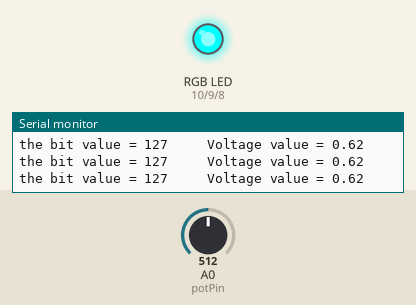
This sketch was run on a simulated Arduino Uno, built with avr-gcc and run on an emulated ATmega328P. Parts: an RGB LED mixed from three pins (HIGH = lit), the last lines printed to the serial monitor. Inputs (shaded band) come from the test bench; at power-on: A0 (potPin) = 512.

Above: at 1.2 s.
1.3 s: A0 (potPin) set to 418
At 2.2 s:
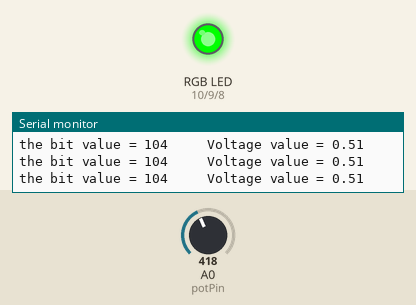
2.8 s: A0 (potPin) set to 383
5.8 s: A0 (potPin) set to 716
At 6.5 s:
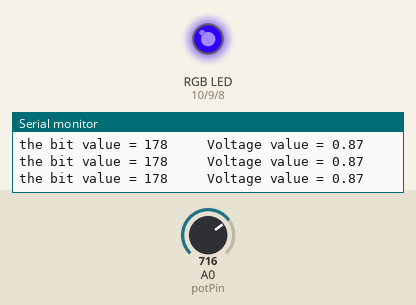
7.3 s: A0 (potPin) set to 306
At 8.2 s:
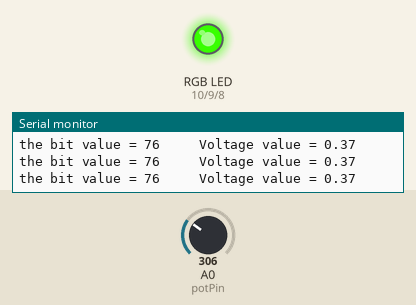
8.8 s: A0 (potPin) set to 44
At 9.2 s:
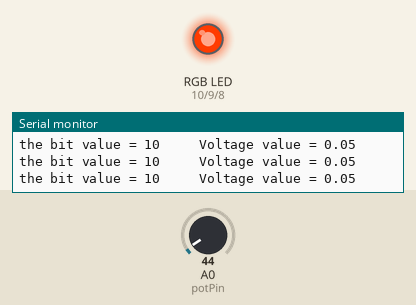
10.3 s: A0 (potPin) set to 36
At 11.5 s:
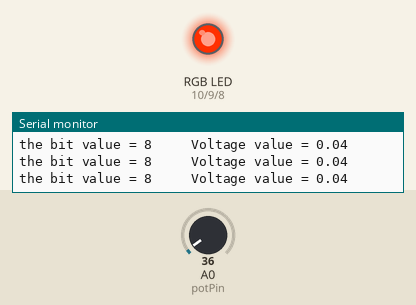
Timing chart, 0 to 12.8 s (numbered marks = the images above; inputs shaded):
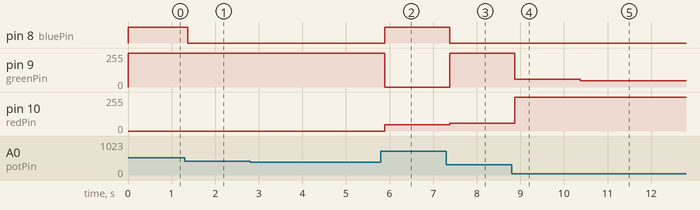

The sketch:

sketch_oct02c.ino
```cpp
/* color range of rgb freom white to black
uses analog input and output*/

// Pins of the RGB LED, constants won't change. They're used here to set pin numbers:
const int redPin = 10;
const int greenPin = 9;
const int bluePin = 8;

// Analog input from the potentiometer
const int potPin = A0;

// Values for each pin of the RGB LED.
int currentColorValueRed;
int currentColorValueGreen;
int currentColorValueBlue;

void setup()
{
  Serial.begin (9600);
  pinMode(redPin, OUTPUT);  // initialize digital pin 10 as an output
  pinMode(greenPin, OUTPUT);// initialize digital pin 9 as an output
  pinMode(bluePin, OUTPUT); // initialize digital pin 8 as an output
}

void loop()
{
  // Reading the value of the pot pin (it's always 0 - 1024)
  // and converting it to a RGB range (0 - 255).
  int potPinValue = map(analogRead(potPin), 0, 1024, 0, 255);

 float voltage = 0.0049*potPinValue;
  Serial.print ("the bit value = ");// print out the value you read
  Serial.print (potPinValue   );// print out the value you read
  Serial.print ("     Voltage value = ");// print out the value you read
  Serial.println (voltage);// print out the value you read


  if (potPinValue <= 42.5) {
    currentColorValueRed = 255;
    currentColorValueGreen = potPinValue * 6;
    currentColorValueBlue = 0;
   }

   if ((potPinValue > 42.5) && (potPinValue <= 85)) {
    currentColorValueRed = 255 - (potPinValue - 43) * 6;
    currentColorValueGreen = 255;
    currentColorValueBlue = 0;
   }

   if ((potPinValue > 85) && (potPinValue <= 127.5)) {
    currentColorValueRed = 0;
    currentColorValueGreen = 255;
    currentColorValueBlue = (potPinValue - 85) * 6;
   }

  if ((potPinValue > 127.5) && (potPinValue <= 170)) {
    currentColorValueRed = 0;
    currentColorValueGreen = 255 - (potPinValue - 127.5) * 6;
    currentColorValueBlue = 255;
  }

  if ((potPinValue > 170) && (potPinValue <= 212.5)) {
    currentColorValueRed = (potPinValue - 170) * 6;
    currentColorValueGreen = 0;
    currentColorValueBlue = 255;
  }

  if ((potPinValue > 212.5) && (potPinValue <= 255)) {
    currentColorValueRed = 255;
    currentColorValueGreen = 0;
    currentColorValueBlue = 255 - (potPinValue - 212.5) * 6;
  }

  analogWrite(redPin, currentColorValueRed);
  analogWrite(bluePin, currentColorValueBlue);
  analogWrite(greenPin, currentColorValueGreen);
}
```

Measured:
- after the input at 1.3 s, pin 8 (bluePin): HIGH → LOW after 0.07 s
- after the input at 5.8 s, pin 8 (bluePin): LOW → HIGH after 0.09 s; pin 9 (greenPin): 255/255 → 0/255 after 0.09 s; pin 10 (redPin): 0/255 → 48/255 after 0.09 s
- after the input at 7.3 s, pin 8 (bluePin): HIGH → LOW after 0.08 s; pin 9 (greenPin): 0/255 → 255/255 after 0.08 s; pin 10 (redPin): 48/255 → 57/255 after 0.08 s
- after the input at 8.8 s, pin 9 (greenPin): 255/255 → 60/255 after 0.07 s; pin 10 (redPin): 57/255 → 255/255 after 0.07 s
- after the input at 10.3 s, pin 9 (greenPin): 60/255 → 48/255 after 0.07 s
